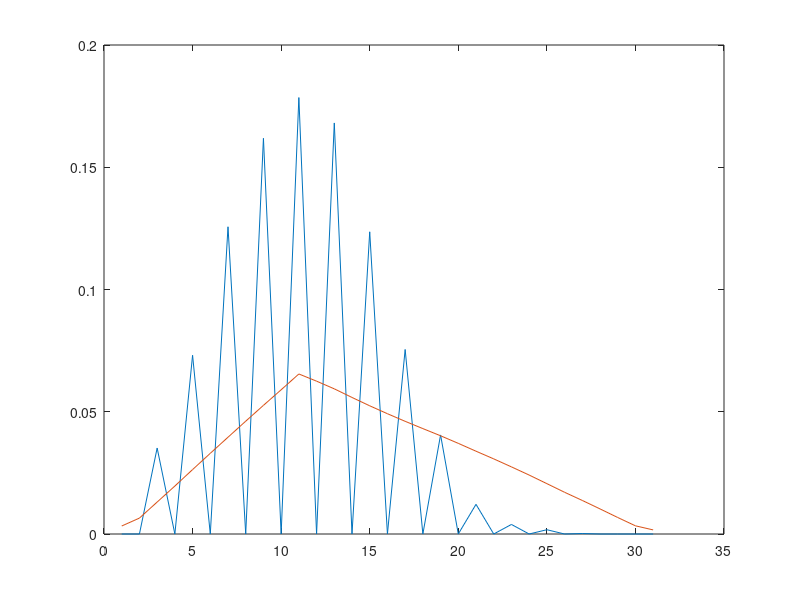

Here is the MATLAB script that generated this plot:
ttotal = 0;
n=0;
twenty = zeros(1,31);
x = zeros(1,31);
start = 10;

while (n<10000)
i=start;
t = 0;
    while (i < 30)
        if (i < 1)
            break
        end
        if t==20,
            twenty(i+1)=twenty(i+1)+1;
        end  
        turtle = rand(1);
        if turtle > .5,
            i = i + 1;
        else
            i = i - 1;
        end
        x(i+1)= x(i+1) + 1;  
        t = t+1;
    end
ttotal = ttotal + t;
n=n+1;
end
x(start+1)=x(start+1)+10000;
twentynorm=twenty/sum(twenty);
xnorm=x/sum(x);
tave = ttotal/n

plot(twentynorm)
hold on
plot(xnorm)
